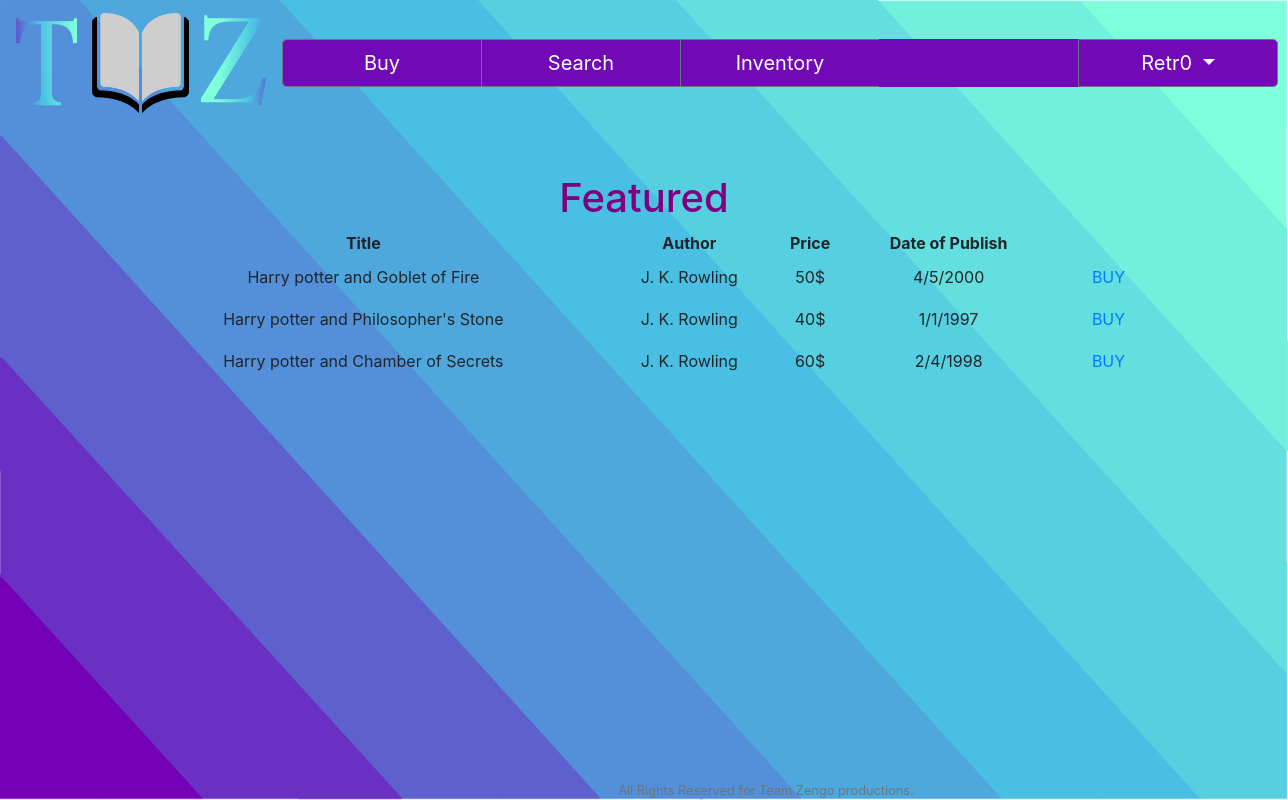
Screenshot of / (signed in) with the database file from the repository.
### tables this page shows
CREATE TABLE 'books' ('id' integer PRIMARY KEY NOT NULL, 'title' text NOT NULL, 'DoP' date, 'author' text NOT NULL, 'genre' text, 'price' numeric(2));

### application.py (the view)
@app.route("/")
def index():
    rows = db.execute("SELECT COUNT(*) FROM books")
    for row in rows:
        num = row["COUNT(*)"]
    if num == 0:
        return apology("sorry there are no books at the moment")
    else:
        l=3
        title=[]
        author=[]
        price=[]
        DoP=[]
        f1, f2, f3 = random.sample(range(1, num+1), 3)
        books = db.execute("SELECT * FROM books WHERE id = :f1",f1=int(f1))
        for book in books:
            title.append(book["title"])
            author.append(book["author"])
            price.append(book["price"])
            DoP.append(book["DoP"])
        books = db.execute("SELECT * FROM books WHERE id = :f2",f2=int(f2))
        for book in books:
            title.append(book["title"])
            author.append(book["author"])
            price.append(book["price"])
            DoP.append(book["DoP"])
        books = db.execute("SELECT * FROM books WHERE id = :f3",f3=int(f3))
        for book in books:
            title.append(book["title"])
            author.append(book["author"])
            price.append(book["price"])
            DoP.append(book["DoP"])
        return render_template("/featured.html",title=title,author=author,price=price,DoP=DoP,l=l)

### application.py (called while the page is built)
@app.after_request
def after_request(response):
    response.headers["Cache-Control"] = "no-cache, no-store, must-revalidate"
    response.headers["Expires"] = 0
    response.headers["Pragma"] = "no-cache"
    return response

### templates/featured.html (shortened to what this page needs)
{% extends "layout.html" %}
{% block main %}
    <h1 style="color:purple;font-size:40px;">Featured</h1>
    <form action="/featured" method="post">
        <div class="form-group">
            <table style="width:100%">
                <tr>
                    <th>Title</th>
                    <th>Author</th>
                    <th>Price</th>
                    <th>Date of Publish</th>
                </tr>
                    {% for i in range(l) %}
                <tr>
                    <td>{{title[i]}}</td>
                    <td>{{author[i]}}</td>
                    <td>{{price[i]}}$</td>
                    <td>{{DoP[i]}}</td>
                    <td><a class="nav-link" href="/buy">BUY</a></td>
                </tr>
                    {% endfor %}
        </div>
    </form>
{% endblock %}

### static/styles.css (style rules this page uses)
.background { background-image: url('bg.png'); background-repeat: no-repeat; background-size: 100% 100%; background-position: right top; background-attachment: fixed; }

### rows the page displays
books: title "Harry potter and Goblet of Fire", author "J. K. Rowling", DoP "4/5/2000"
books: title "Harry potter and Philosopher's Stone", author "J. K. Rowling", DoP "1/1/1997"
books: title "Harry potter and Chamber of Secrets", author "J. K. Rowling", DoP "2/4/1998"

### other values shown
{{ session["user_name"] }} "Retr0"
{{ price[i] }} "50" "40" "60"
